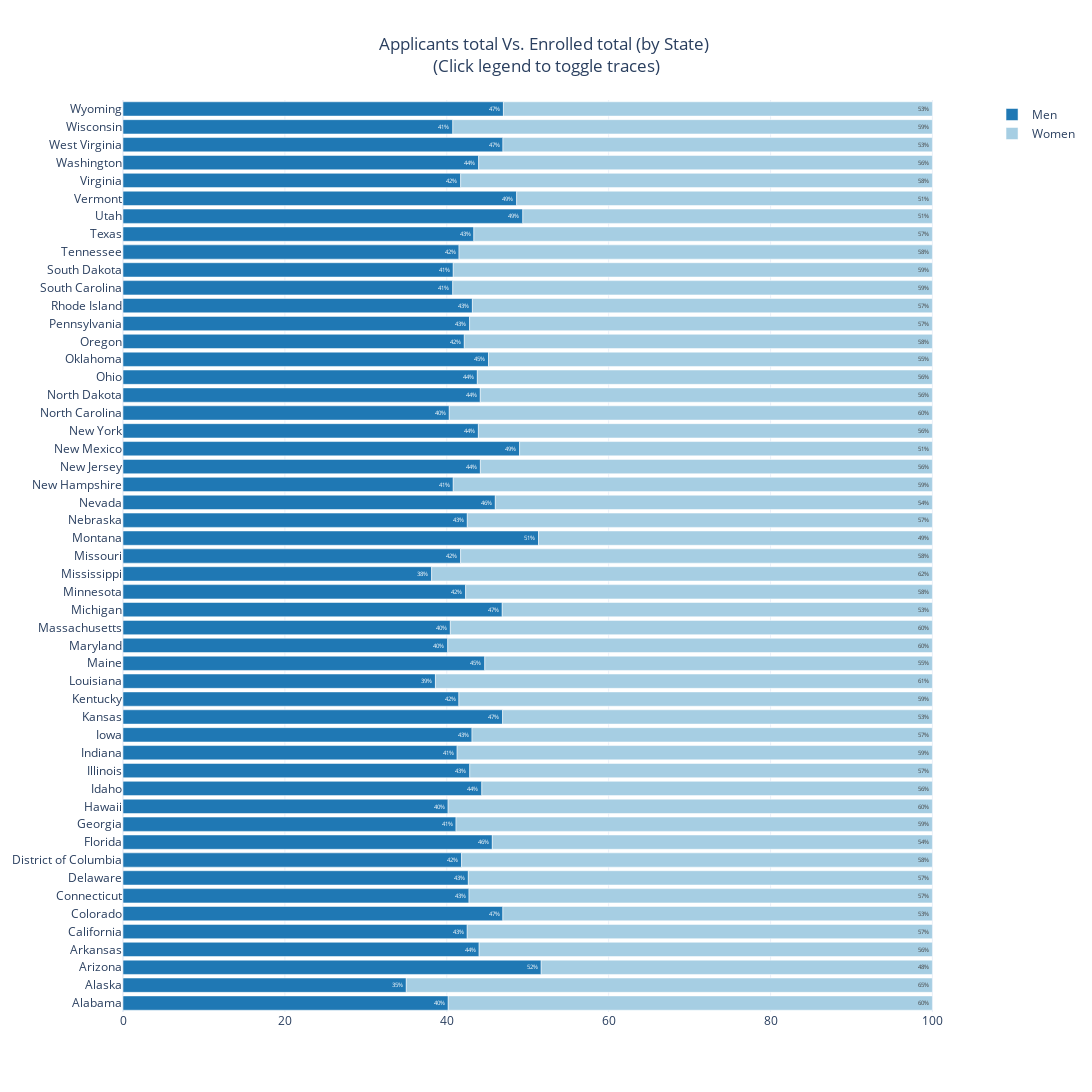

The notebook cell saved with this chart:
### Markdown cell above
## 4.14 How do we see the Male-to-Female ratio of total enrollment in each state?

### Code cell
# Create the bar chart
fig = go.Figure(data=[
    # Add the Applicants trace to the bar chart
    go.Bar(name='Men', x=df_State_gender['Percent of total enrollment that are men'], y=df_State_gender['State abbreviation'],
           orientation="h", marker_color='#1f78b4',
           text=df_State_gender['Percent of total enrollment that are men'],
          texttemplate = "%{x:.0f}%"),
    # Add the Enrolled trace to the bar chart (overlay)
    go.Bar(name='Women', x=df_State_gender['Percent of total enrollment that are women'], y=df_State_gender['State abbreviation'],
           orientation="h", marker_color='#a6cee3',
           text=df_State_gender['Percent of total enrollment that are women'],
          texttemplate = "%{x:.0f}%")
])

# Change the bar mode
fig.update_layout(barmode='relative', width=1500, height=1500, 
                 # Add title
                  title="Applicants total Vs. Enrolled total (by State) <br>(Click legend to toggle traces) ",title_x=0.5)

# Show your work
fig.show()

### Figure 1 — Plotly figure (JSON) as saved in the notebook; plotly's stock layout.template omitted (floating-point values rounded to 4 significant figures)
{"data": [{"marker": {"color": "#1f78b4"}, "name": "Men", "orientation": "h", "text": [40.18, 35, 51.67, 44, 42.53, 46.93, 42.75, 42.67, 41.83, 45.63, 41.15, 40.17, 44.33, 42.84, 41.28, 43.12, 46.9, 41.5, 38.6, 44.7, 40.12, 40.44, 46.85, 42.33, 38.13, 41.71, 51.33, 42.54, 46, 40.8, 44.15, 49, 43.91, 40.31, 44.14, 43.78, 45.16, 42.17, 42.82, 43.17, 40.74, 40.8, 41.52, 43.35, 49.4, 48.64, 41.72, 43.94, 46.94, 40.75, 47], "texttemplate": "%{x:.0f}%", "type": "bar", "x": [40.18, 35, 51.67, 44, 42.53, 46.93, 42.75, 42.67, 41.83, 45.63, 41.15, 40.17, 44.33, 42.84, 41.28, 43.12, 46.9, 41.5, 38.6, 44.7, 40.12, 40.44, 46.85, 42.33, 38.13, 41.71, 51.33, 42.54, 46, 40.8, 44.15, 49, 43.91, 40.31, 44.14, 43.78, 45.16, 42.17, 42.82, 43.17, 40.74, 40.8, 41.52, 43.35, 49.4, 48.64, 41.72, 43.94, 46.94, 40.75, 47], "y": ["Alabama", "Alaska", "Arizona", "Arkansas", "California", "Colorado", "Connecticut", "Delaware", "District of Columbia", "Florida", "Georgia", "Hawaii", "Idaho", "Illinois", "Indiana", "Iowa", "Kansas", "Kentucky", "Louisiana", "Maine", "Maryland", "Massachusetts", "Michigan", "Minnesota", "Mississippi", "Missouri", "Montana", "Nebraska", "Nevada", "New Hampshire", "New Jersey", "New Mexico", "New York", "North Carolina", "North Dakota", "Ohio", "Oklahoma", "Oregon", "Pennsylvania", "Rhode Island", "South Carolina", "South Dakota", "Tennessee", "Texas", "Utah", "Vermont", "Virginia", "Washington", "West Virginia", "Wisconsin", "Wyoming"]}, {"marker": {"color": "#a6cee3"}, "name": "Women", "orientation": "h", "text": [59.82, 65, 48.33, 56, 57.47, 53.07, 57.25, 57.33, 58.17, 54.37, 58.85, 59.83, 55.67, 57.16, 58.72, 56.88, 53.1, 58.5, 61.4, 55.3, 59.88, 59.56, 53.15, 57.67, 61.87, 58.29, 48.67, 57.46, 54, 59.2, 55.85, 51, 56.09, 59.69, 55.86, 56.22, 54.84, 57.83, 57.18, 56.83, 59.26, 59.2, 58.48, 56.65, 50.6, 51.36, 58.28, 56.06, 53.06, 59.25, 53], "texttemplate": "%{x:.0f}%", "type": "bar", "x": [59.82, 65, 48.33, 56, 57.47, 53.07, 57.25, 57.33, 58.17, 54.37, 58.85, 59.83, 55.67, 57.16, 58.72, 56.88, 53.1, 58.5, 61.4, 55.3, 59.88, 59.56, 53.15, 57.67, 61.87, 58.29, 48.67, 57.46, 54, 59.2, 55.85, 51, 56.09, 59.69, 55.86, 56.22, 54.84, 57.83, 57.18, 56.83, 59.26, 59.2, 58.48, 56.65, 50.6, 51.36, 58.28, 56.06, 53.06, 59.25, 53], "y": ["Alabama", "Alaska", "Arizona", "Arkansas", "California", "Colorado", "Connecticut", "Delaware", "District of Columbia", "Florida", "Georgia", "Hawaii", "Idaho", "Illinois", "Indiana", "Iowa", "Kansas", "Kentucky", "Louisiana", "Maine", "Maryland", "Massachusetts", "Michigan", "Minnesota", "Mississippi", "Missouri", "Montana", "Nebraska", "Nevada", "New Hampshire", "New Jersey", "New Mexico", "New York", "North Carolina", "North Dakota", "Ohio", "Oklahoma", "Oregon", "Pennsylvania", "Rhode Island", "South Carolina", "South Dakota", "Tennessee", "Texas", "Utah", "Vermont", "Virginia", "Washington", "West Virginia", "Wisconsin", "Wyoming"]}], "layout": {"barmode": "relative", "height": 1500, "title": {"text": "Applicants total Vs. Enrolled total (by State) <br>(Click legend to toggle traces) ", "x": 0.5}, "width": 1500}}
